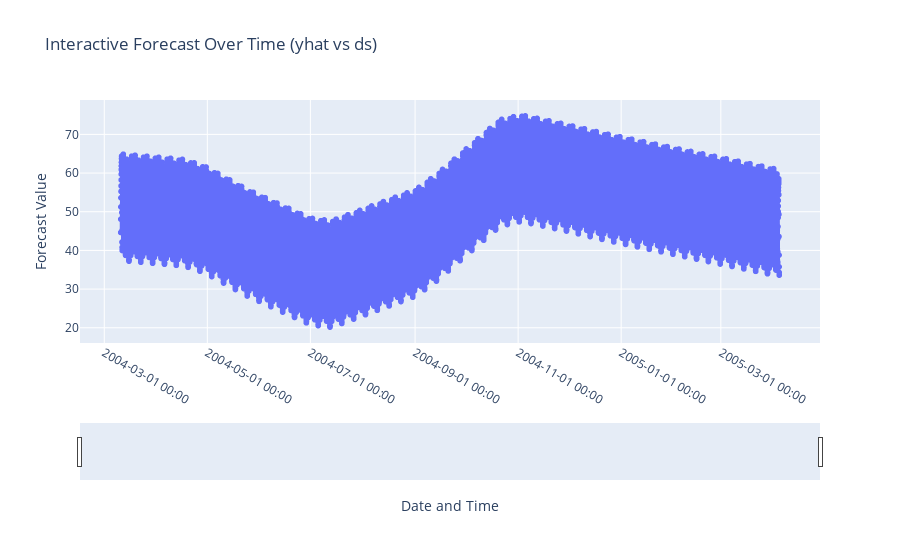

The cell this chart's notebook holds for it:
### Markdown cell above
## Forecast Line Chart

### Code cell
# Visualize Line Chart where purpose is to plot yhat vs ds (forecast over time):

import pandas as pd
import plotly.express as px

# Load dataset
df = pd.read_csv("Air_Quality_Data.csv")
df['ds'] = pd.to_datetime(df['ds'])

# Create the interactive line chart
fig = px.line(
    df,
    x='ds',
    y='yhat',
    title='Interactive Forecast Over Time (yhat vs ds)',
    labels={'ds': 'Date and Time', 'yhat': 'Forecast Value'},
    markers=True
)

# Update hover to show full datetime
fig.update_traces(hovertemplate='Date & Time: %{x|%Y-%m-%d %H:%M:%S}<br>yhat: %{y:.2f}')

# Update layout to improve axis formatting
fig.update_layout(
    hovermode='x unified',
    xaxis=dict(
        rangeslider_visible=True,
        tickformat='%Y-%m-%d %H:%M',  # Show both date and time on axis
        title='Date and Time'
    ),
    yaxis=dict(
        title='Forecast Value',
        fixedrange=False
    )
)

# Save the chart as an image
fig.write_image("forecast_line_chart.png")

# Show the chart
fig.show()

### Figure 1 — Plotly figure (JSON) as saved in the notebook; plotly's stock layout.template omitted (floating-point values rounded to 4 significant figures; data arrays with more than 128 entries replaced by an {"elided": "..."} marker saying what was removed)
{"data": [{"hovertemplate": "Date & Time: %{x|%Y-%m-%d %H:%M:%S}<br>yhat: %{y:.2f}", "legendgroup": "", "line": {"color": "#636efa", "dash": "solid"}, "marker": {"symbol": "circle"}, "mode": "lines+markers", "name": "", "showlegend": false, "type": "scattergl", "x": {"elided": "9357 str values"}, "xaxis": "x", "y": {"elided": "9357 float values"}, "yaxis": "y"}], "layout": {"hovermode": "x unified", "legend": {"tracegroupgap": 0}, "title": {"text": "Interactive Forecast Over Time (yhat vs ds)"}, "xaxis": {"anchor": "y", "domain": [0, 1], "rangeslider": {"visible": true}, "tickformat": "%Y-%m-%d %H:%M", "title": {"text": "Date and Time"}}, "yaxis": {"anchor": "x", "domain": [0, 1], "fixedrange": false, "title": {"text": "Forecast Value"}}}}
